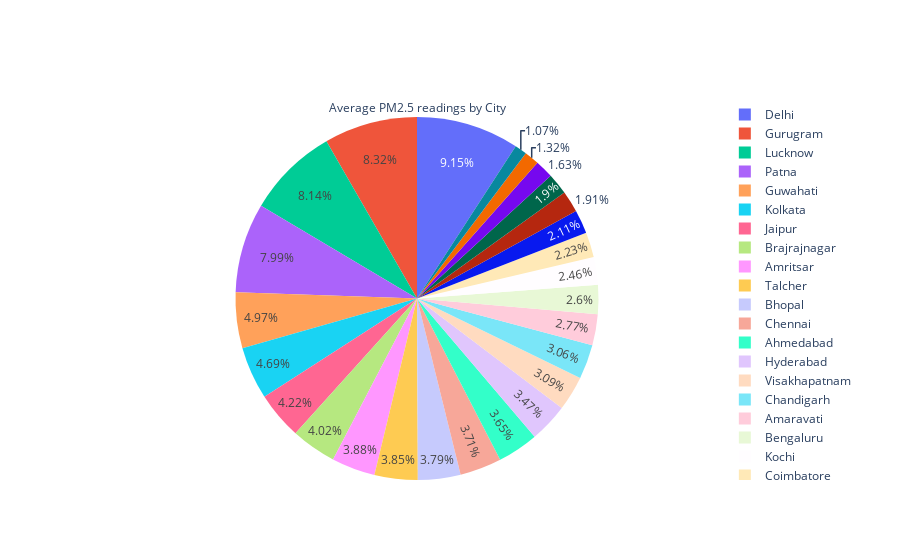

The notebook cell this image was saved under:
### Code cell
# avg readings for PM2.5 across all cities (pie chart)
trace1=go.Pie(labels=avg_readings['City'], values=avg_readings['PM2.5'].round(2),
             title='Average PM2.5 readings by City')
fig=go.Figure(trace1)
fig.show()

### Figure 1 — Plotly figure (JSON) as saved in the notebook; plotly's stock layout.template omitted (floating-point values rounded to 4 significant figures)
{"data": [{"labels": ["Ahmedabad", "Aizawl", "Amaravati", "Amritsar", "Bengaluru", "Bhopal", "Brajrajnagar", "Chandigarh", "Chennai", "Coimbatore", "Delhi", "Ernakulam", "Gurugram", "Guwahati", "Hyderabad", "Jaipur", "Jorapokhar", "Kochi", "Kolkata", "Lucknow", "Mumbai", "Patna", "Shillong", "Talcher", "Thiruvananthapuram", "Visakhapatnam"], "title": {"text": "Average PM2.5 readings by City"}, "type": "pie", "values": [46.64, 16.83, 35.43, 49.65, 33.22, 48.5, 51.42, 39.1, 47.49, 28.55, 117.1, 24.33, 106.4, 63.56, 44.34, 53.91, 20.82, 31.43, 60.01, 104.1, 13.74, 102.2, 24.46, 49.19, 26.98, 39.58]}], "layout": {}}
